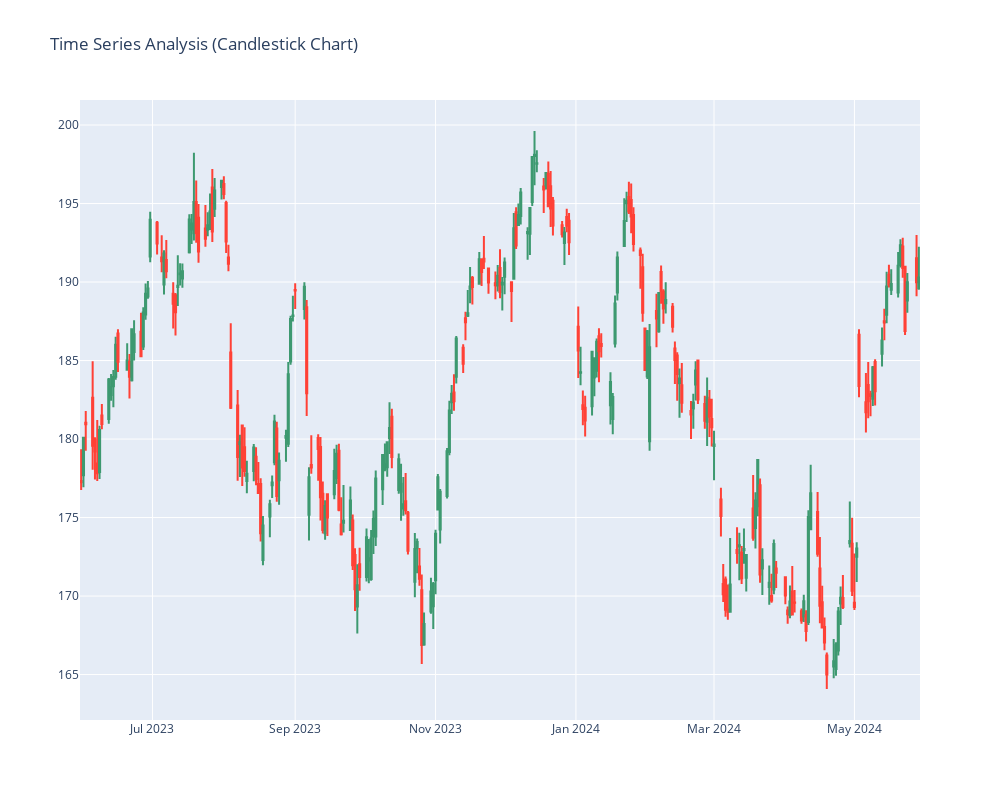

Source (notebook cell):
### Code cell
fig=go.Figure(data=[go.Candlestick(x=data.index,
                                    open=data["Open"],
                                    high=data["High"],
                                    low=data["Low"],
                                    close=data["Close"])])
fig.update_layout(title = "Time Series Analysis (Candlestick Chart)",
                     xaxis_rangeslider_visible = False)
fig.update_layout(width=1000,height=800)
fig.show()

### Figure 1 — Plotly figure (JSON) as saved in the notebook; plotly's stock layout.template omitted (floating-point values rounded to 4 significant figures; data arrays with more than 128 entries replaced by an {"elided": "..."} marker saying what was removed)
{"data": [{"close": {"elided": "251 float values"}, "high": {"elided": "251 float values"}, "low": {"elided": "251 float values"}, "open": {"elided": "251 float values"}, "type": "candlestick", "x": {"elided": "251 str values"}}], "layout": {"height": 800, "title": {"text": "Time Series Analysis (Candlestick Chart)"}, "width": 1000, "xaxis": {"rangeslider": {"visible": false}}}}
